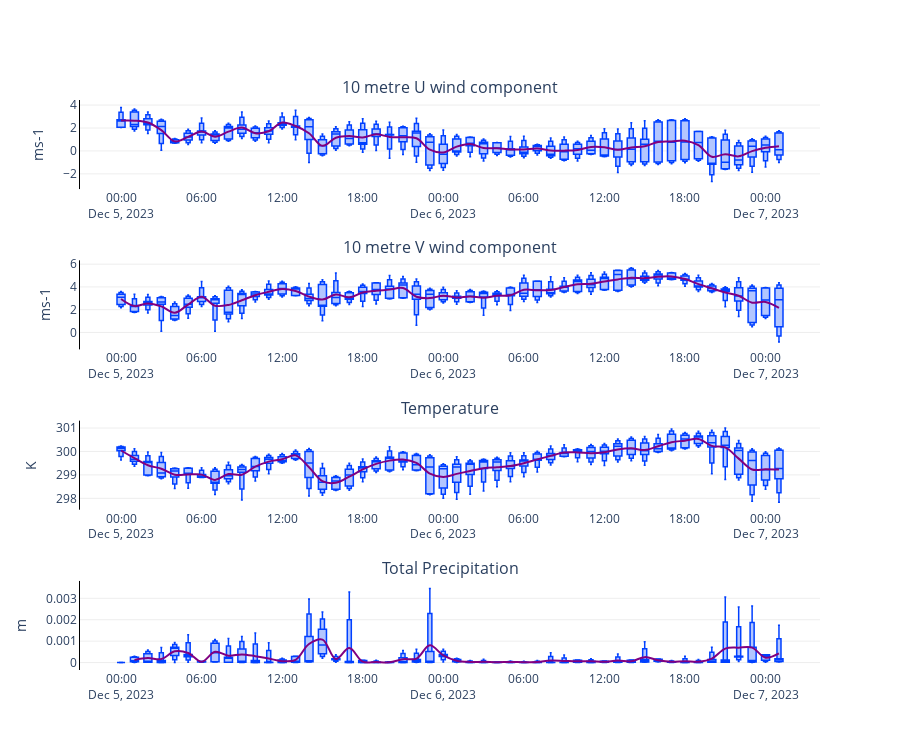

This figure's notebook cell:
### Code cell
TIME_FREQUENCY = "1H"

chart = earthkit.plots.Chart()
chart.box(data, time_frequency=TIME_FREQUENCY, deaccumulate="Total Precipitation")
chart.line(data, time_frequency=TIME_FREQUENCY, deaccumulate="Total Precipitation", aggregation="mean", line_color="purple")
chart.show()
